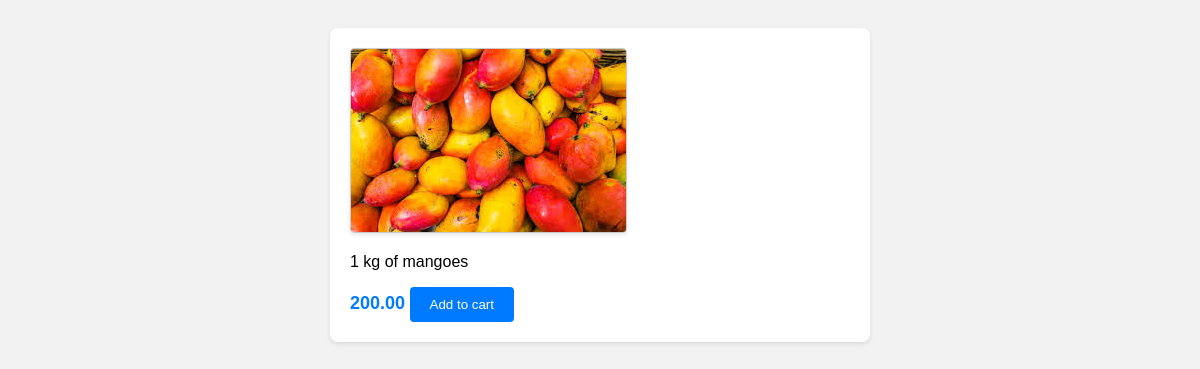
The page /inventory/products/8/ on the database its author committed.
### inventory/models.py (models this page shows)
class Product(models.Model):
    vendor=models.ForeignKey(Vendor, null=True,on_delete=models.CASCADE)
    name = models.CharField(max_length=32)
    price = models.DecimalField(max_digits= 8,decimal_places=2)
    description = models.TextField()
    image = models.ImageField(upload_to= 'product_images/')
    date_created = models.DateTimeField(auto_now_add=True)
    date_updated = models.DateTimeField(auto_now=True)
    stock=models.PositiveIntegerField()

### inventory/views.py (the view)
# urls.py: path("products/<int:id>/", product_detail, name="product_detail_view"),
def product_detail(request,id):
    product= Product.objects.get(id=id)
    return render(request,"inventory/product_detail.html",{"product":product})

### templates/inventory/product_detail.html (shortened to what this page needs)
<!DOCTYPE html>
<html lang="en">
<head>
</head>
<body>
    <div class="product-container">
        <img src="{{ product.image.url }}" alt="{{ product.title }}" />
        <p class="product-description">{{ product.description }}</p>
        <span class="product-price">{{ product.price }}</span>
        <button class="add-to-cart-btn">Add to cart</button>
    </div>
</body>
</html>

### templates/inventory/product_detail.html (style rules this page uses)
body { font-family: Arial, sans-serif; background-color: #F2F2F2 ; padding: 20px; }
.product-container { max-width: 500px; margin: 0 auto; background-color: #fff; padding: 20px; border-radius: 8px; box-shadow: 0 2px 4px rgba(0, 0, 0, 0.1); }
.product-container img { max-width: 100%; display: block; margin-bottom: 16px; border: 1px solid #ccc; border-radius: 4px; box-shadow: 0 2px 4px rgba(0, 0, 0, 0.1); }
.product-description { margin-bottom: 16px; }
.product-price { font-size: 18px; font-weight: bold; color: #007BFF ; }
.add-to-cart-btn { background-color: #007BFF ; color: #fff; border: none; padding: 10px 20px; border-radius: 4px; cursor: pointer; }

### rows shown on the page
Product: image (picture), description "1 kg of mangoes", price "200.00"
